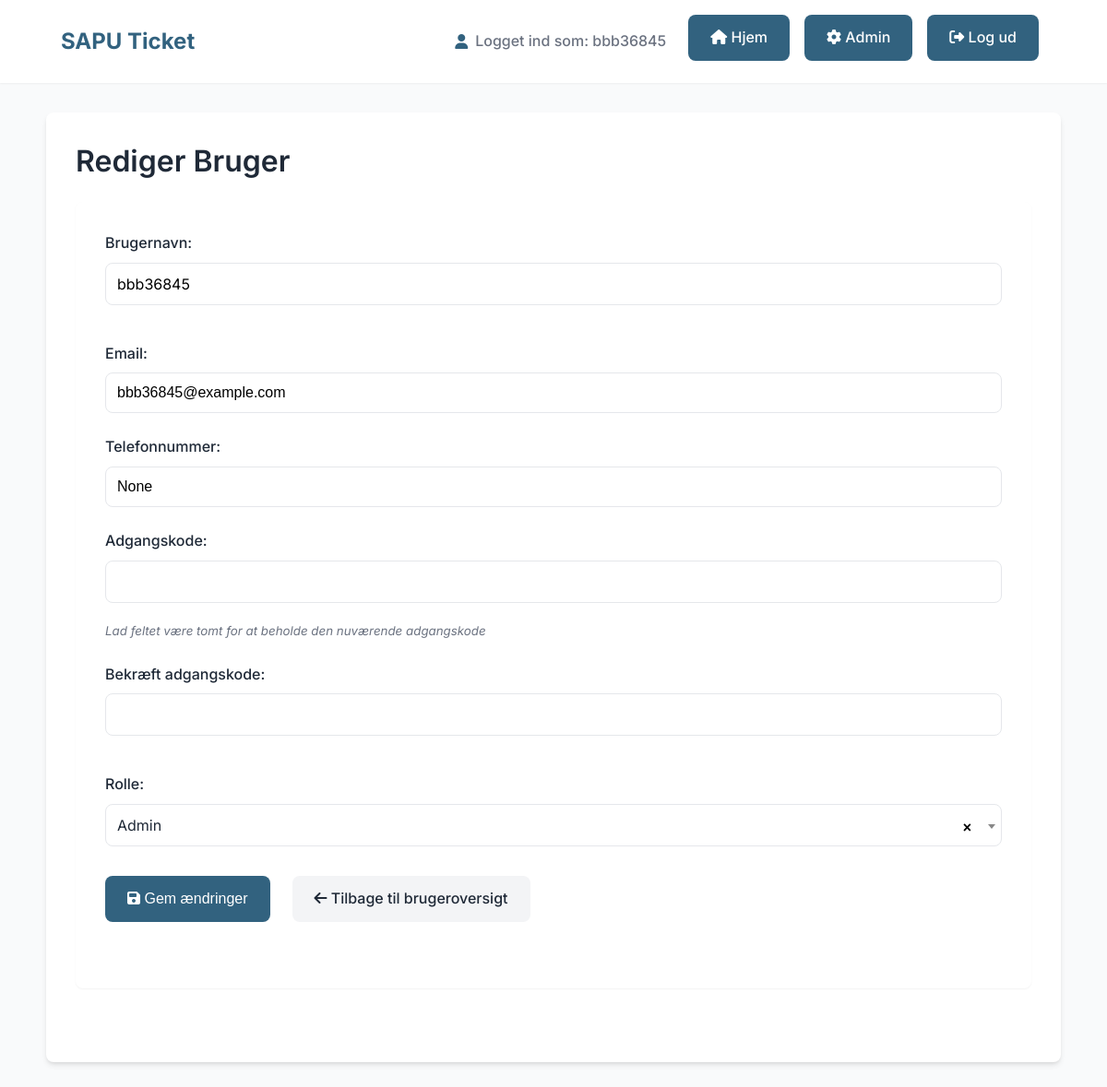
The app's page /admin/users/edit/1 (signed in) with its own data.
### tables this page shows
CREATE TABLE users (
    id INTEGER PRIMARY KEY AUTOINCREMENT,
    username TEXT NOT NULL UNIQUE,
    password_hash TEXT NOT NULL,
    role TEXT,
    invitation_token TEXT,
    invited_by INTEGER,
    unit_id INTEGER, company_name TEXT, phone TEXT, address TEXT, cvr TEXT, speciality TEXT, email TEXT,
    FOREIGN KEY (invited_by) REFERENCES users(id),
    FOREIGN KEY (unit_id) REFERENCES units(id)
);

### app.py (the view, shortened to what this page needs)
@app.route('/admin/users/edit/<int:user_id>', methods=['GET', 'POST'])
@flask_login.login_required
def admin_edit_user(user_id):
    conn = get_db_connection()
    try:
        if flask_login.current_user.role == 'admin':
            properties = conn.execute("SELECT * FROM properties").fetchall()
            units = conn.execute("SELECT units.*, properties.name as property_name FROM units JOIN properties ON units.property_id = properties.id").fetchall()
        user = None  # Definer user som None, som default.
        if user_id:  # Hvis user_id er angivet, hent brugeren
            user = conn.execute('SELECT * FROM users WHERE id = ?', (user_id,)).fetchone()
            if user is None:  # Hvis brugeren ikke findes.
                flash('Bruger findes ikke.', 'error')
                if flask_login.current_user.role == 'admin':
                    return redirect(url_for('admin_users'))
                else:
                    return redirect(url_for('udlejer_kontrolpanel'))
        return render_template('admin_create_user.html', properties=properties, units=units, user=user)  # Send properties og units med.
    finally:
        conn.close()  # Husk at lukke forbindelsen.

### app.py (called while the page is built)
@login_manager.user_loader
def load_user(user_id):
    conn = get_db_connection()
    user = conn.execute('SELECT * FROM users WHERE id = ?', (user_id,)).fetchone()
    conn.close()
    if user:
        return User(user['id'], user['username'], user['password_hash'], user['role'], user['invitation_token'],
                    user['invited_by'], user['unit_id'])
    return None

@app.context_processor
def inject_login():
    return dict(flask_login=flask_login)

def get_db_connection():
    conn = sqlite3.connect(DATABASE)
    conn.row_factory = sqlite3.Row
    return conn

### templates/admin_create_user.html (shortened to what this page needs)
{% extends "base.html" %}
{% block content %}
<div class="container">
    <h1>{% if user %}Rediger Bruger{% else %}Opret Bruger{% endif %}</h1>
    <div class="admin-section">
        <form method="post" action="{% if user %}{{ url_for('admin_create_user', user_id=user.id) }}{% else %}{{ url_for('admin_create_user') }}{% endif %}">
            <div class="form-group">
                <label for="username">Brugernavn:</label>
                <input type="text" id="username" name="username" value="{{ user.username if user else '' }}" required>
            </div>
            <div class="form-group">
                <label for="email">Email:</label>
                <input type="email" id="email" name="email" value="{{ user.email if user else '' }}">
            </div>
            <div class="form-group">
                <label for="phone">Telefonnummer:</label>
                <input type="tel" id="phone" name="phone" value="{{ user.phone if user else '' }}">
            </div>
            <div class="form-group">
                <label for="password">Adgangskode:</label>
                <input type="password" id="password" name="password" {% if not user %}required{% endif %}>
                {% if user %}<small class="form-hint">Lad feltet være tomt for at beholde den nuværende adgangskode</small>{% endif %}
            </div>
            <div class="form-group">
                <label for="confirm_password">Bekræft adgangskode:</label>
                <input type="password" id="confirm_password" name="confirm_password" {% if not user %}required{% endif %}>
            </div>
            <div class="form-group">
                <label for="role">Rolle:</label>
            </div>
            <div class="form-actions">
                <button type="submit" class="button-lookalike">
                    <i class="fas fa-{% if user %}save{% else %}user-plus{% endif %}"></i>
                    {% if user %}Gem ændringer{% else %}Opret bruger{% endif %}
                </button>
                <a href="{{ url_for('admin_users') }}" class="button-lookalike button-secondary">
                    <i class="fas fa-arrow-left"></i> Tilbage til brugeroversigt
                </a>
            </div>
        </form>
    </div>
</div>
{% endblock %}

### templates/base.html (shortened to what this page needs)
<!DOCTYPE html>
<html lang="da">
<head>
    <link href="https://cdn.jsdelivr.net/npm/select2@4.1.0-rc.0/dist/css/select2.min.css" rel="stylesheet" />
    <link rel="stylesheet" href="https://cdnjs.cloudflare.com/ajax/libs/font-awesome/6.4.0/css/all.min.css">
</head>
<body>
    <div class="header">
        <div class="header-container">
            <div class="logo">SAPU Ticket</div>
            <div class="nav-links">
                {% if flask_login.current_user.is_authenticated %}
                    <div class="user-info">
                        <i class="fas fa-user"></i> Logget ind som: {{ flask_login.current_user.username }}
                    </div>
                    <a href="{{ url_for('index') }}" class="button-lookalike">
                        <i class="fas fa-home"></i> Hjem
                    </a>
                    {% if flask_login.current_user.role == 'admin' %}
                        <a href="{{ url_for('admin') }}" class="button-lookalike">
                            <i class="fas fa-cog"></i> Admin
                        </a>
                    {% endif %}
                    <a href="{{ url_for('logout') }}" class="button-lookalike">
                        <i class="fas fa-sign-out-alt"></i> Log ud
                    </a>
                {% else %}
                    <a href="{{ url_for('login') }}" class="button-lookalike">
                        <i class="fas fa-sign-in-alt"></i> Log ind
                    </a>
                {% endif %}
            </div>
        </div>
    </div>
    {% block content %}{% endblock %}
</body>
</html>

### templates/base.html (style rules this page uses)
:root { --primary-color: #32627f; --primary-hover: #264c61; --primary-light: #a8c5d3; --secondary-color: #f3f4f6; --secondary-hover: #e5e7eb; --text-color: #1f2937; --light-text: #6b7280; --border-color: #e5e7eb; --success-color: #10b981; --error-color: #ef4444; --warning-color: #f59e0b; --container-width: 1100px; --shadow-sm: 0 1px 2px 0 rgba(0, 0, 0, 0.05); --shadow: 0 4px 6px -1px rgba(0, 0, 0, 0.1), 0 2px 4px -1px rgba(0, 0, 0, 0.06); --shadow-lg: 0 10px 15px -3px rgba(0, 0, 0, 0.1), 0 4px 6px -2px rgba(0, 0, 0, 0.05); --radius: 0.5rem; --button-text: #ffffff; }
* { box-sizing: border-box; margin: 0; padding: 0; }
body { font-family: 'Inter', -apple-system, BlinkMacSystemFont, sans-serif; line-height: 1.6; color: var(--text-color); background-color: #f9fafb; padding: 0; margin: 0; }
h1, h2, h3, h4, h5, h6 { font-weight: 600; line-height: 1.3; color: var(--text-color); margin-bottom: 1rem; }
h1 { font-size: 2rem; margin-bottom: 1.5rem; }
a { color: var(--primary-color); text-decoration: none; transition: color 0.2s; }
.container { max-width: var(--container-width); margin: 2rem auto; background: #fff; padding: 2rem; border-radius: var(--radius); box-shadow: var(--shadow); }
.header { background-color: white; box-shadow: var(--shadow-sm); padding: 1rem 0; margin-bottom: 2rem; }
.header-container { max-width: var(--container-width); margin: 0 auto; padding: 0 1rem; display: flex; justify-content: space-between; align-items: center; flex-wrap: wrap; }
.logo { font-size: 1.5rem; font-weight: 700; color: var(--primary-color); margin: 0.5rem 0; }
.nav-links { display: flex; flex-wrap: wrap; gap: 0.5rem; align-items: center; }
.user-info { display: flex; align-items: center; margin-right: 1rem; font-weight: 500; color: var(--light-text); }
.user-info i { margin-right: 0.5rem; color: var(--primary-color); }
form { margin-bottom: 2rem; }
form label { display: block; margin-bottom: 0.5rem; font-weight: 500; color: var(--text-color); }
form input[type="text"], form input[type="number"], form input[type="password"], form select, form textarea { width: 100%; padding: 0.75rem 1rem; margin-bottom: 1rem; border: 1px solid var(--border-color); border-radius: var(--radius); font-family: inherit; font-size: 1rem; transition: border-color 0.2s, box-shadow 0.2s; }
form button[type="submit"], .button-lookalike, form input[type="submit"] { background-color: var(--primary-color); color: var(--button-text); padding: 0.75rem 1.5rem; border: none; border-radius: var(--radius); cursor: pointer; font-weight: 500; font-size: 1rem; text-decoration: none; display: inline-block; transition: all 0.2s ease; margin-right: 0.5rem; margin-bottom: 0.5rem; position: relative; overflow: hidden; }
.button-secondary { background-color: var(--secondary-color); color: var(--text-color); }

### templates/admin_create_user.html (style rules this page uses)
.admin-section { margin-bottom: 3rem; background-color: white; border-radius: var(--radius); padding: 2rem; box-shadow: var(--shadow-sm); }
.form-group { margin-bottom: 1.5rem; }
.form-hint { display: block; margin-top: 0.25rem; color: var(--light-text); font-style: italic; }
.form-group input[type="text"], .form-group input[type="email"], .form-group input[type="tel"], .form-group input[type="password"], .form-group select { width: 100%; padding: 0.75rem; border: 1px solid var(--border-color); border-radius: var(--radius); font-size: 1rem; box-sizing: border-box; }
.form-actions { display: flex; gap: 1rem; margin-top: 2rem; flex-wrap: wrap; }

### records on screen
users: current_user.username "bbb36845", username "bbb36845", email "bbb36845@example.com"
